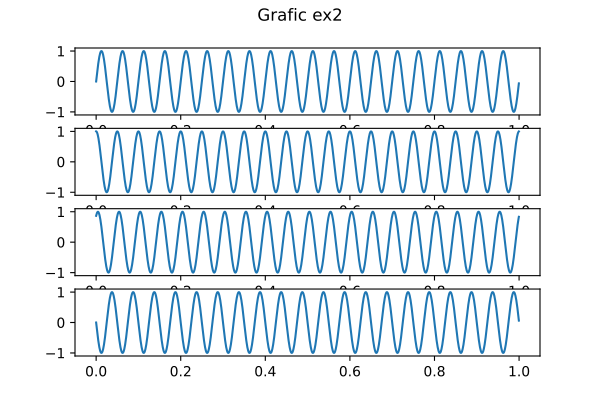

Source code (Python):
import numpy as np
import matplotlib.pyplot as plt

A = 2 # amplitudinea
f = 20 #frecventa
t = np.linspace(0, 1, 2000, endpoint = False)

s1 = np.sin(2 * np.pi * f * t + 0)
s2 = np.sin(2 * np.pi * f * t + np.pi / 2)
s3 = np.sin(2 * np.pi * f * t + np.pi / 3)
s4 = np.sin(2 * np.pi * f * t + np.pi)

fig, axs = plt.subplots(4)
fig.suptitle('Grafic ex2')
axs[0].plot(t, s1)
axs[1].plot(t, s2)
axs[2].plot(t, s3)
axs[3].plot(t, s4)
plt.savefig('ex2.pdf')
plt.show()

z = np.random.normal(0, 1, len(t))
gamma1 = np.linalg.norm(s1) / (np.linalg.norm(z) * np.sqrt(0.1))
gamma2 = np.linalg.norm(s1) / (np.linalg.norm(z) * np.sqrt(1))
gamma3 = np.linalg.norm(s1) / (np.linalg.norm(z) * np.sqrt(10))
gamma4 = np.linalg.norm(s1) / (np.linalg.norm(z) * np.sqrt(100))

fig, axs = plt.subplots(4)
fig.suptitle('Grafic ex2 semnal + zgomot')
axs[0].plot(t, s1 + gamma1 * z)
axs[0].set_ylabel('SNR=0.1')
axs[1].plot(t, s1 + gamma2 * z)
axs[1].set_ylabel('SNR=1')
axs[2].plot(t, s1 + gamma3 * z)
axs[2].set_ylabel('SNR=10')
axs[3].plot(t, s1 + gamma4 * z)
axs[3].set_ylabel('SNR=100')
axs[3].set_xlabel('t [s]')
plt.savefig('ex2zgomot.pdf')
plt.show()
